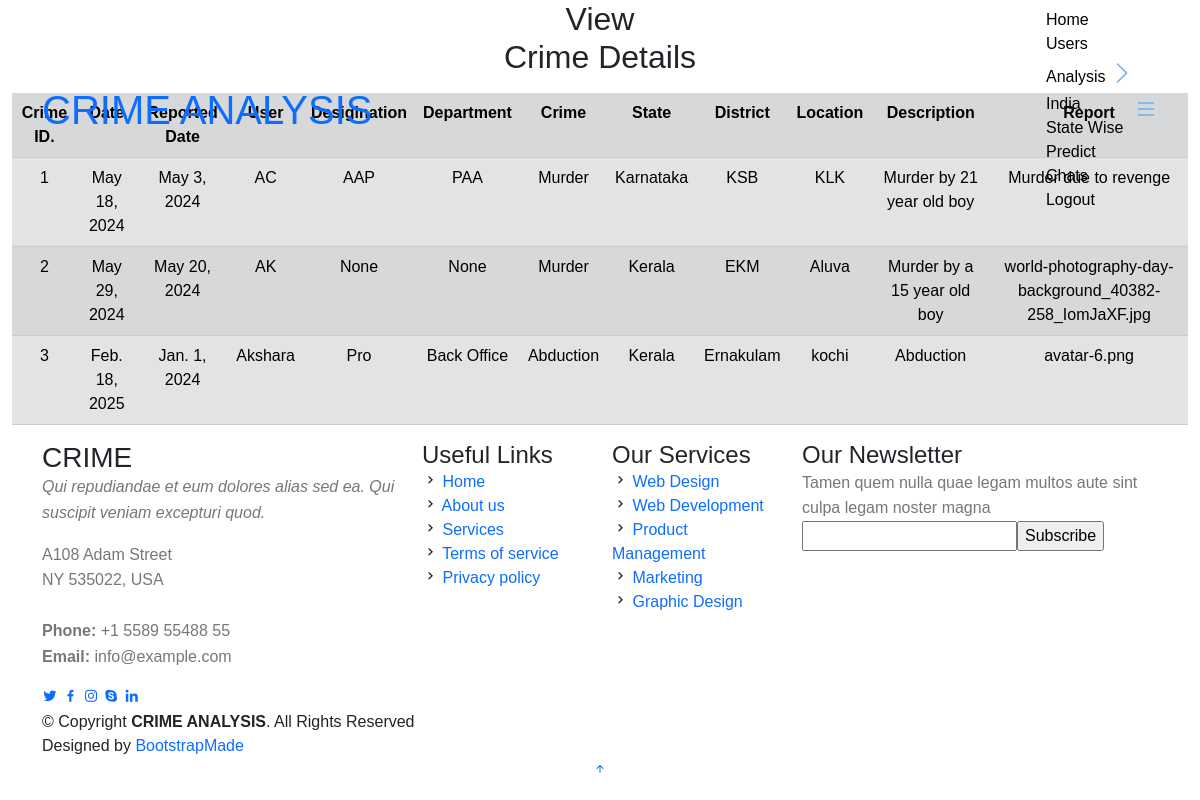
The app's page /adminCrime with its own data.
### cApp/models.py (models this page shows)
class CrimeFiles(models.Model):
    created_at=models.DateField(auto_now_add=True,null=True)
    updated_at=models.DateField(auto_now=True,null=True)
    date_reported=models.DateField()
    crimeno=models.CharField(max_length=500,null=True)
    crimetype=models.CharField(max_length=500)
    location=models.CharField(max_length=500)
    district=models.CharField(max_length=500)
    state=models.CharField(max_length=500)
    description=models.CharField(max_length=500)
    report = models.FileField(null=True)
    users=models.ForeignKey(Users, on_delete=models.CASCADE,null=True)

class Users(models.Model):
    name = models.CharField(max_length=30)
    department = models.CharField(max_length=30,null=True)
    designation = models.CharField(max_length=30,null=True)
    email = models.CharField(max_length=30)
    phone = models.CharField(max_length=15)
    building_name = models.CharField(max_length=50,null=True)
    street = models.CharField(max_length=50,null=True)
    city = models.CharField(max_length=50,null=True)
    pincode = models.CharField(max_length=50,null=True)
    district = models.CharField(max_length=50,null=True)
    state = models.CharField(max_length=20,null=True)
    user = models.ForeignKey(User, on_delete=models.CASCADE)

### cApp/views.py (the view)
# urls.py: path('adminCrime', views.adminCrime),
def adminCrime(request):
    data = CrimeFiles.objects.exclude(users=None)
    return render(request, "adminCrime.html", {"data": data})

### templates/adminCrime.html
{% extends "adminBase.html" %} {% block content %}
<main id="main">
	<div
		class="breadcrumbs d-flex align-items-center"
		style="background-image: url('assets/img/breadcrumbs-bg.jpg')"
	>
		<div
			class="container position-relative d-flex flex-column align-items-center"
			data-aos="fade"
		>
			<h2>View</h2>
			<h2>Crime Details</h2>
		</div>
	</div>
	<section id="contact" class="contact">
		<div class="container-fluid" data-aos="fade-up" data-aos-delay="100">
			<div class="row gy-4 mt-3">
				<div class="col-lg-12" style="margin: auto">
					<table
						class="table table-secondary table-striped table-hover text-center"
					>
						<tr>
							<th>Crime ID.</th>
							<th>Date</th>
							<th>Reported Date</th>
							<th>User</th>
							<th>Desigination</th>
							<th>Department</th>
							<th>Crime</th>
							<th>State</th>
							<th>District</th>
							<th>Location</th>
							<th>Description</th>
							<th>Report</th>
						</tr>
						{% for d in data %}
						<tr>
							<td>{{d.id}}</td>
							<td>{{d.created_at}}</td>
							<td>{{d.date_reported}}</td>
							<td>{{d.users.name}}</td>
							<td>{{d.users.designation}}</td>
							<td>{{d.users.department}}</td>
							<td>{{d.crimetype}}</td>
							<td>{{d.state}}</td>
							<td>{{d.district}}</td>
							<td>{{d.location}}</td>
							<td>{{d.description}}</td>
							<td>{{d.report}}</td>
						</tr>
						{% endfor %}
					</table>
				</div>
			</div>
		</div>
	</section>
</main>
{% endblock %}

### static/web/css/style.css (style rules this page uses)
body { margin: 0; font-family: 'Source Sans Pro', sans-serif; background: #fff; }
h1, h2, h3, h4, h5, h6 { margin: 0; font-family: 'Source Sans Pro', sans-serif; }

### records on screen
CrimeFiles: id "1", created_at "May 18, 2024", date_reported "May 3, 2024", users.name "AC", users.designation "AAP", users.department "PAA", crimetype "Murder", state "Karnataka", district "KSB", location "KLK", description "Murder by 21 year old boy", report "Murder due to revenge"
CrimeFiles: id "2", created_at "May 29, 2024", date_reported "May 20, 2024", users.name "AK", users.designation "None", users.department "None", crimetype "Murder", state "Kerala", district "EKM", location "Aluva", description "Murder by a 15 year old boy", report "world-photography-day-background_40382-258_IomJaXF.jpg"
CrimeFiles: id "3", created_at "Feb. 18, 2025", date_reported "Jan. 1, 2024", users.name "Akshara", users.designation "Pro", users.department "Back Office", crimetype "Abduction", state "Kerala", district "Ernakulam", location "kochi", description "Abduction", report "avatar-6.png"
